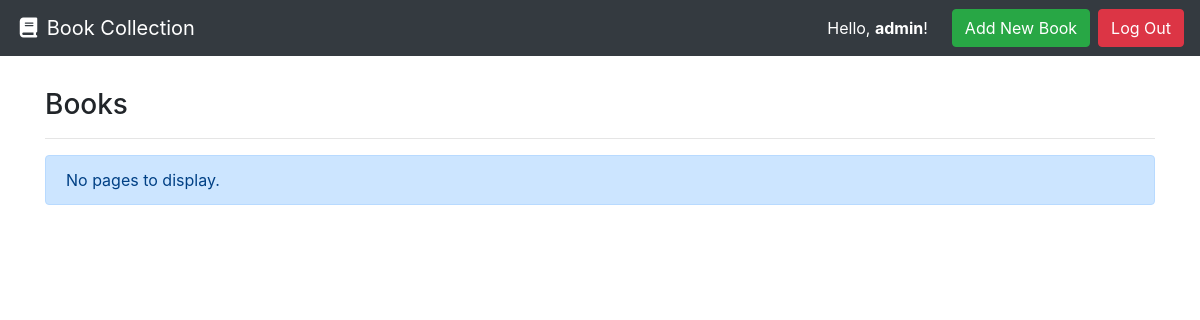
The app's page / (signed in), older data.
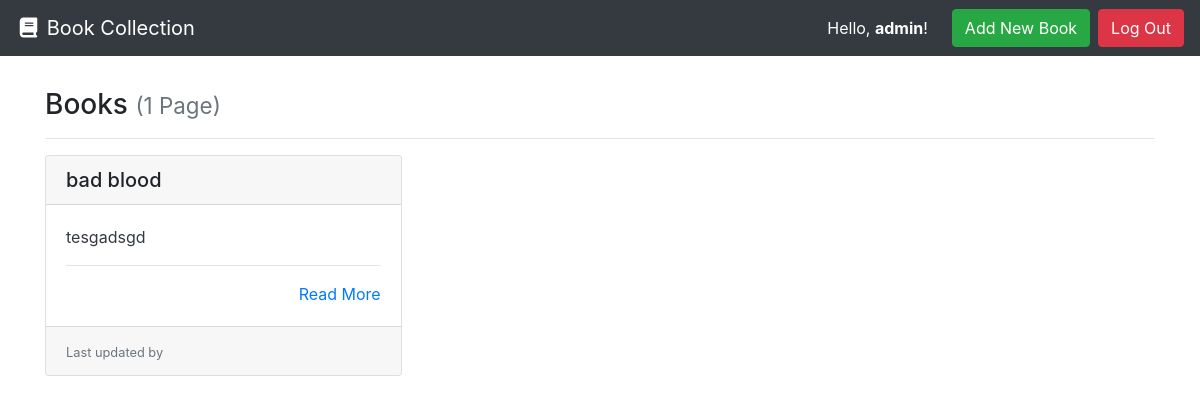
The same page, newer data.
### books/models.py (models this page shows, shortened)
class Book(models.Model):
    title = models.CharField(max_length=settings.WIKI_PAGE_TITLE_MAX_LENGTH, unique=True)
    author = models.CharField(max_length=settings.WIKI_PAGE_TITLE_MAX_LENGTH, unique=True)
    genre = models.CharField(max_length=settings.WIKI_PAGE_TITLE_MAX_LENGTH)
    slug = models.CharField(max_length=settings.WIKI_PAGE_TITLE_MAX_LENGTH, blank=True, editable=False,
                            help_text="Unique URL path to access this page. Generated by the system.")
    synopsis = models.TextField()
    created = models.DateTimeField(auto_now_add=True,
                                   help_text="The date and time this page was created. Automatically generated when the model saves.")
    modified = models.DateTimeField(auto_now=True,
                                    help_text="The date and time this page was updated. Automatically generated when the model updates.")

### books/views.py (the view)
# urls.py: path('', BookListView.as_view(), name='book-list-page'),
class BookListView(ListView):
    model = Book
    def get(self, request):
        bookList = self.get_queryset().all()
        return render(request, 'list.html', {
          'bookList': bookList
        })

### books/templates/list.html
{% extends "base.html" %}
{% block content %}
  <h3>Books {% if bookList %}<small class="text-muted">({{ bookList|length }} Page{{ bookList|length|pluralize:"s" }})</small>{% endif %}</h3>
  <hr>
  {% if bookList %}
    <div class="card-columns">
      {% for book in bookList %}
        {% include "partials/card.html" %}
      {% endfor %}
    </div>
  {% else %}
    <div class="alert alert-primary" role="alert">No pages to display.</div>
  {% endif %}
{% endblock %}

### templates/base.html (shortened to what this page needs)
<!doctype html>
<html lang="en">
  <head>
    <link rel="stylesheet" href="https://stackpath.bootstrapcdn.com/bootstrap/4.3.1/css/bootstrap.min.css"
>
  </head>
  <body>
    <nav class="navbar navbar-expand-md navbar-dark bg-dark">
      <a class="navbar-brand" href="{% url 'book-list-page' %}"><i class="fas fa-fw fa-book"></i> Book Collection</a>
      <form class="form-inline ml-auto">
        {% if user.is_authenticated %}
          <div class="text-white">Hello, <strong>{{user.username}}</strong>!</div>
          <a href="{% url 'book-new-page' %}" class="btn btn-success ml-4">Add New Book</a>
          <a href="{% url 'logout' %}" class="btn btn-danger ml-2">Log Out</a>
        {% else %}
          <a href="{% url 'login' %}" class="btn btn-secondary ml-2">Log In</a>
          <a href="{% url 'signup' %}" class="btn btn-primary ml-2">Sign Up</a>
        {%endif%}
      </form>
    </nav>
    <main role="main" class="container" style="margin-top: 4vh;">
      {% block content %}{% endblock %}
    </main>
  </body>

### books/templates/partials/card.html
<div class="card mb-3">
  <h5 class="card-header ">{{ book.title }}</h5>
  <div class="card-body border-dark">
    <p class="card-text text-dark">
      {{ book.synopsis|truncatewords_html:30 }}
      <hr>
      <div class="text-right"><a href="{% url 'book-details-page' book.slug %}" title="Read More">Read More</a></div>
  </div>
  <div class="card-footer">
    <small class="text-muted">Last updated {{ page.modified|date:"SHORT_DATETIME_FORMAT" }} by <b>{{ book.author.username }}</b></small>
  </div>
</div>

Row changes from the older to the newer data that the page shows:
added Book: title "bad blood", synopsis "tesgadsgd"
Text that changed along with them:
{{ bookList|length }}: (not shown) → "1"
text no longer shown: "No pages to display."
text now shown: "( Page )"
